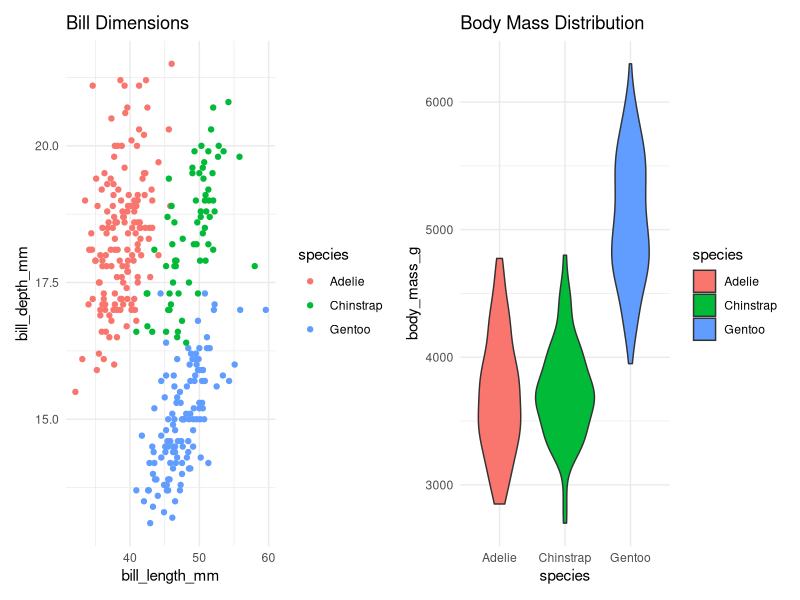
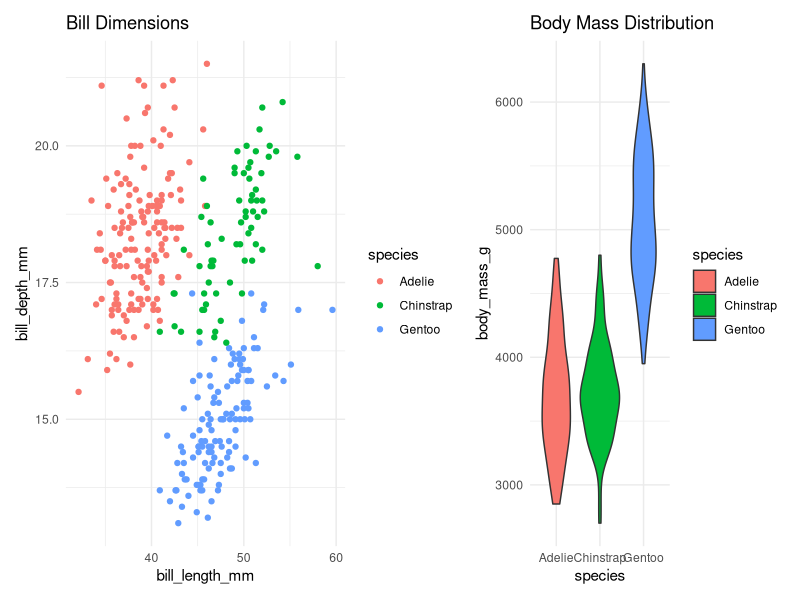
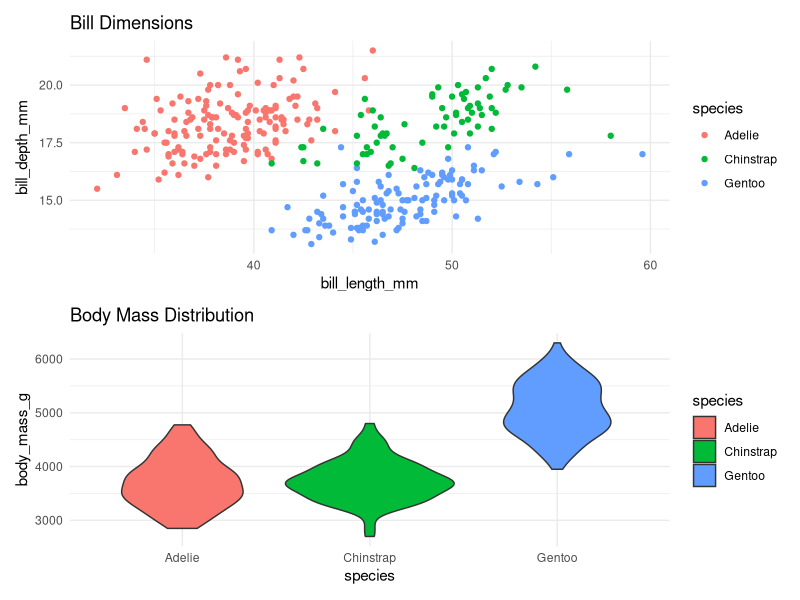
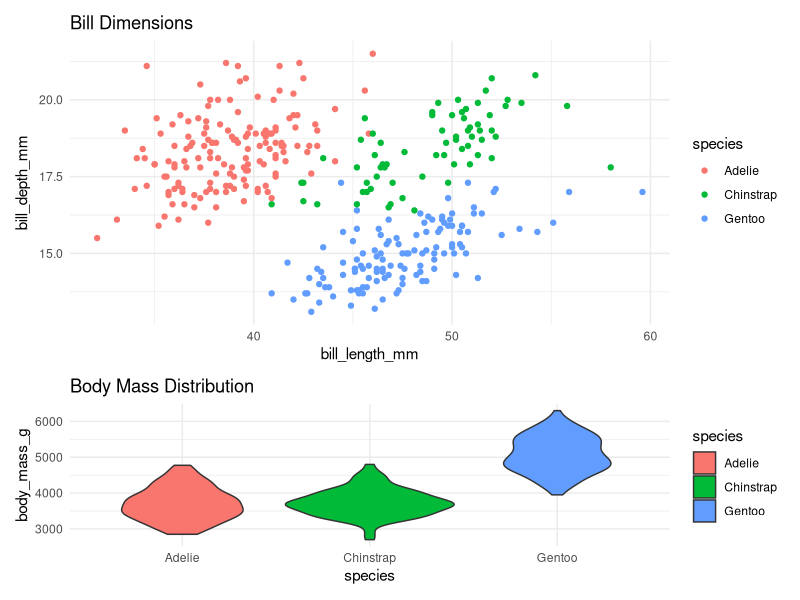
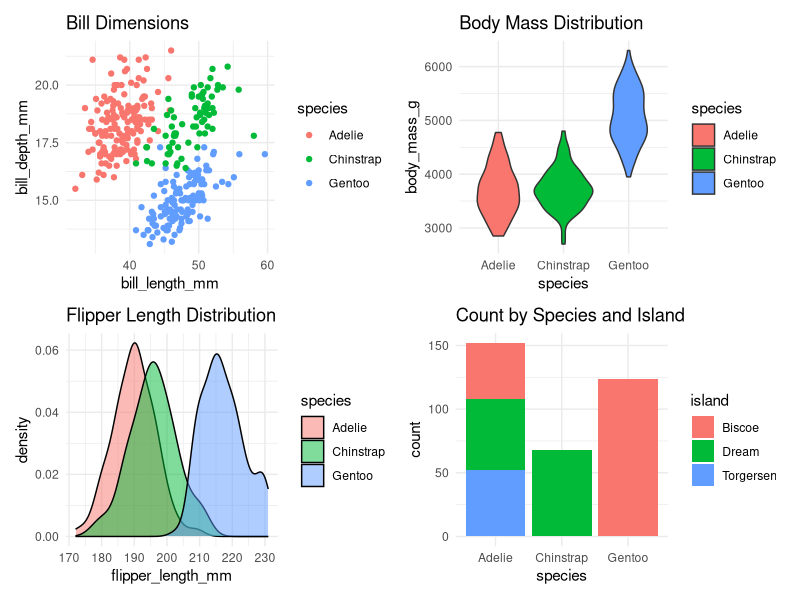
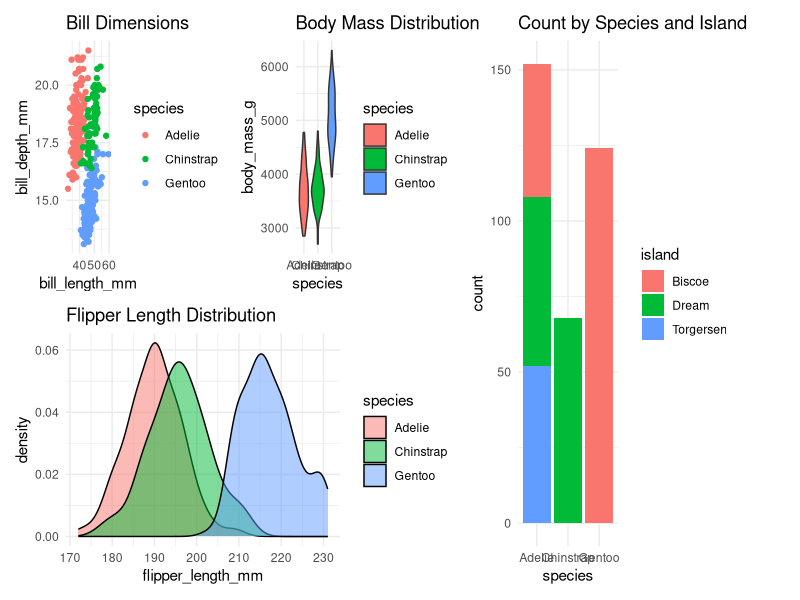
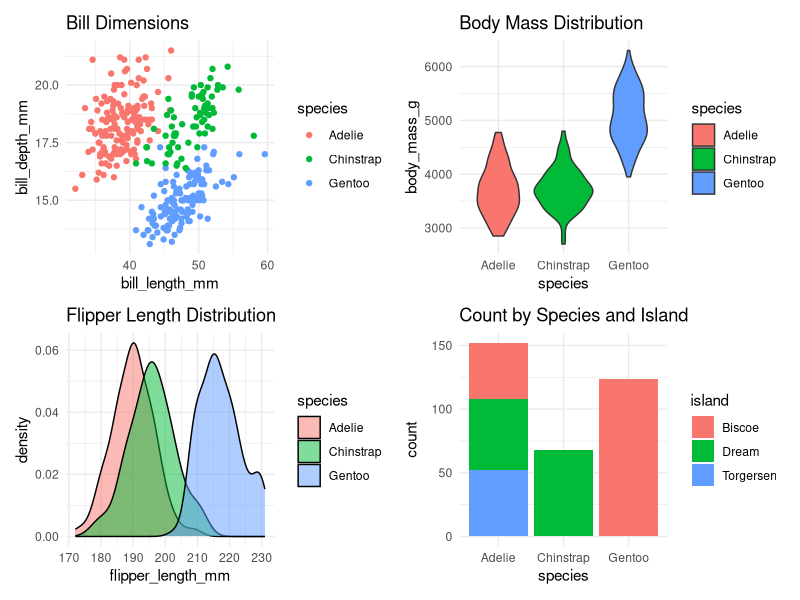
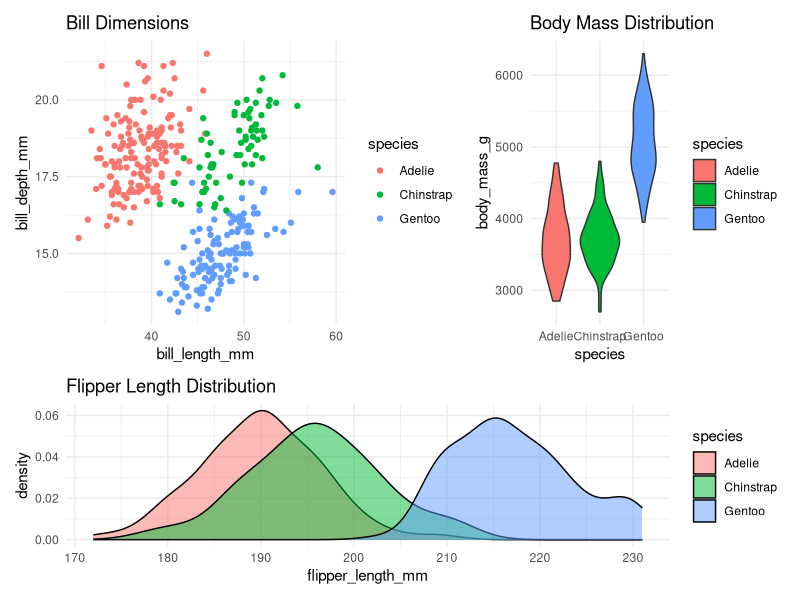

Source code (R) for these figures, in order:
## ---- chunk 1
#| label: setup
library(tidyverse)
library(patchwork)
library(palmerpenguins)

# Create some example plots to use throughout
p1 <- penguins %>%
  ggplot(aes(bill_length_mm, bill_depth_mm, color = species)) +
  geom_point() +
  theme_minimal() +
  labs(title = "Bill Dimensions")

p2 <- penguins %>%
  ggplot(aes(species, body_mass_g, fill = species)) +
  geom_violin() +
  theme_minimal() +
  labs(title = "Body Mass Distribution")

p3 <- penguins %>%
  ggplot(aes(flipper_length_mm, fill = species)) +
  geom_density(alpha = 0.5) +
  theme_minimal() +
  labs(title = "Flipper Length Distribution")

p4 <- penguins %>%
  ggplot(aes(x = species, fill = island)) +
  geom_bar() +
  theme_minimal() +
  labs(title = "Count by Species and Island")
## ---- chunk 2
#| label: basic-layout
# Using + operator
p1 + p2

# Using plot_layout for control
p1 + p2 + plot_layout(widths = c(2, 1))
## ---- chunk 3
#| label: stacked-layout
# Using / operator
p1 / p2

# Control heights
p1 / p2 + plot_layout(heights = c(2, 1))
## ---- chunk 4
#| label: nested-layout
# Create complex nested layout
(p1 + p2) / (p3 + p4)

# With different proportions
((p1 + p2) / p3) | p4 +
  plot_layout(widths = c(2, 1))
## ---- chunk 5
#| label: grid-layout
# Using plot_layout with ncol/nrow
p1 + p2 + p3 + p4 +
  plot_layout(ncol = 2)

# Using area parameter for spanning
layout <- "
AAB
AAB
CCC
"
p1 + p2 + p3 + plot_layout(design = layout)
## ---- chunk 6
#| label: spacing
# Adjust plots spacing
p1 + p2 + plot_layout(widths = c(1, 1)) &
  theme(plot.margin = margin(10, 10, 10, 10))

# Add specific gaps
p1 + p2 + plot_layout(widths = c(1, 1), guides = "collect") +
  plot_spacer() +
  plot_layout(widths = c(4, 4, 1))
## ---- chunk 7
#| label: alignment
# Align plots with different scales
p1 + (p2 / p3) +
  plot_layout(guides = "collect") &
  theme(legend.position = "bottom")

# Fix aspect ratio
p1 + p2 +
  plot_layout(widths = c(1, 1)) &
  coord_fixed(ratio = 1)
## ---- chunk 8
#| label: annotations
# Add title to combined plot
(p1 + p2) / (p3 + p4) +
  plot_annotation(
    title = "Penguin Measurements",
    subtitle = "Various dimensions across species",
    caption = "Data: palmerpenguins package",
    tag_levels = "A"  # Add figure labels
  )
## ---- chunk 9
#| label: custom-annotations
# Create text grob
library(grid)
text_grob <- textGrob("Important Feature", gp = gpar(col = "red"))

# Add annotation to specific location
p1 + p2 +
  inset_element(text_grob, 0.6, 0.8, 0.9, 0.9, align_to = 'full')
## ---- chunk 10
#| label: dashboard
# Create summary stats plot
p_stats <- penguins %>%
  group_by(species) %>%
  summarise(
    n = n(),
    mean_mass = mean(body_mass_g, na.rm = TRUE)
  ) %>%
  ggplot(aes(species, mean_mass, fill = species)) +
  geom_col() +
  theme_minimal() +
  labs(title = "Average Mass by Species")

# Create dashboard layout
layout <- "
AAAB
AAAB
CCCD
"

p1 + p_stats + p3 + p4 +
  plot_layout(design = layout) +
  plot_annotation(
    title = "Penguin Analysis Dashboard",
    subtitle = "Key metrics and distributions",
    theme = theme(
      plot.title = element_text(size = 16, face = "bold"),
      plot.subtitle = element_text(size = 12)
    )
  )
## ---- chunk 11
#| label: publication
# Create publication layout with shared legend
((p1 + p2) / (p3 + p4)) +
  plot_layout(guides = "collect") +
  theme_minimal() +
  theme(
    legend.position = "bottom",
    plot.title = element_text(size = 10),
    axis.title = element_text(size = 8),
    axis.text = element_text(size = 7)
  ) +
  plot_annotation(
    title = "Figure 1: Penguin Morphological Characteristics",
    subtitle = "Measurements across different species",
    caption = "Data collected from three islands in the Palmer Archipelago",
    tag_levels = "A"
  )
## ---- chunk 12
#| label: legend-issues
# Problem: Multiple legends
problem_plot <- p1 + p2  # Duplicate legends

# Solution: Collect legends
solution_plot <- p1 + p2 +
  plot_layout(guides = "collect") &
  theme(legend.position = "bottom")

problem_plot
solution_plot
## ---- chunk 13
#| label: alignment-issues
# Problem: Misaligned axes
problem_align <- p1 + p2  # Different scales

# Solution: Fixed coordinates or scales
solution_align <- p1 + p2 &
  scale_y_continuous(limits = c(0, 6000))

problem_align
solution_align
## ---- chunk 14
#| label: spacing-issues
# Problem: Uneven spacing
problem_spacing <- (p1 + p2) / p3

# Solution: Control heights and add spacing
solution_spacing <- (p1 + p2) / p3 +
  plot_layout(heights = c(1, 1)) &
  theme(plot.margin = margin(10, 10, 10, 10))

problem_spacing
solution_spacing
## ---- chunk 15
#| label: documentation
# Example of documented layout
create_analysis_layout <- function(p1, p2, p3, p4) {
  layout <- "
  AAB
  AAB
  CCC
  "
  
  (p1 + p2 + p3) +
    plot_layout(design = layout) +
    plot_annotation(
      title = "Analysis Layout",
      caption = "Created: {format(Sys.time(), '%Y-%m-%d')}"
    )
}
